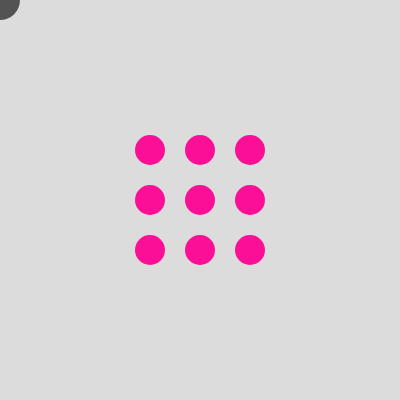
Frame 1 (no input)
Frame 60 (no input): identical to frame 1, image omitted
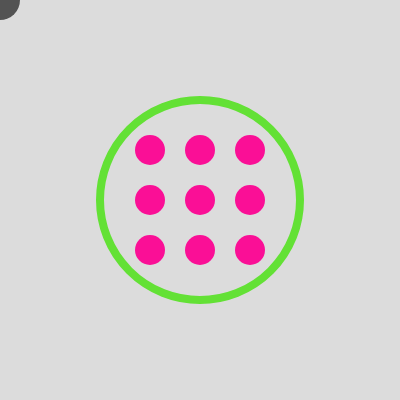
Frame 120 (the mouse pressed at the canvas centre since frame 60)

The p5.js sketch that drew these frames (run headless with seeded random() and noise() and a simulated clock; from frame 60 on, the mouse is pressed at the canvas centre):

// p5.js sketch
// ── sketch.js
var x, y, gap;

function setup() {
  createCanvas(400, 400);
  noStroke();
  angleMode(DEGREES);
}

function draw() {
  background(220);
  fill(250, 15, 150);
  noStroke();
  for (var i = 0; i < 3; i++) {
    for (var j = 0; j < 3; j++) {
      ellipse(i * 50 + 150, j * 50 + 150, 30, 30);
    }
  }

  gap = dist(mouseX, mouseY, 200, 200) - 122;
  fill(83);
  if (gap >= 0) {
    ellipse(mouseX, mouseY, 40, 40);
    x = pmouseX;
    y = pmouseY;
  } else {
    ellipse(x, y, 40, 40);
  }

  stroke(99, 225, 53, map(gap, 0, 80, 255, 0));
  strokeWeight(8);
  noFill();
  ellipse(200, 200, 200, 200);
}
